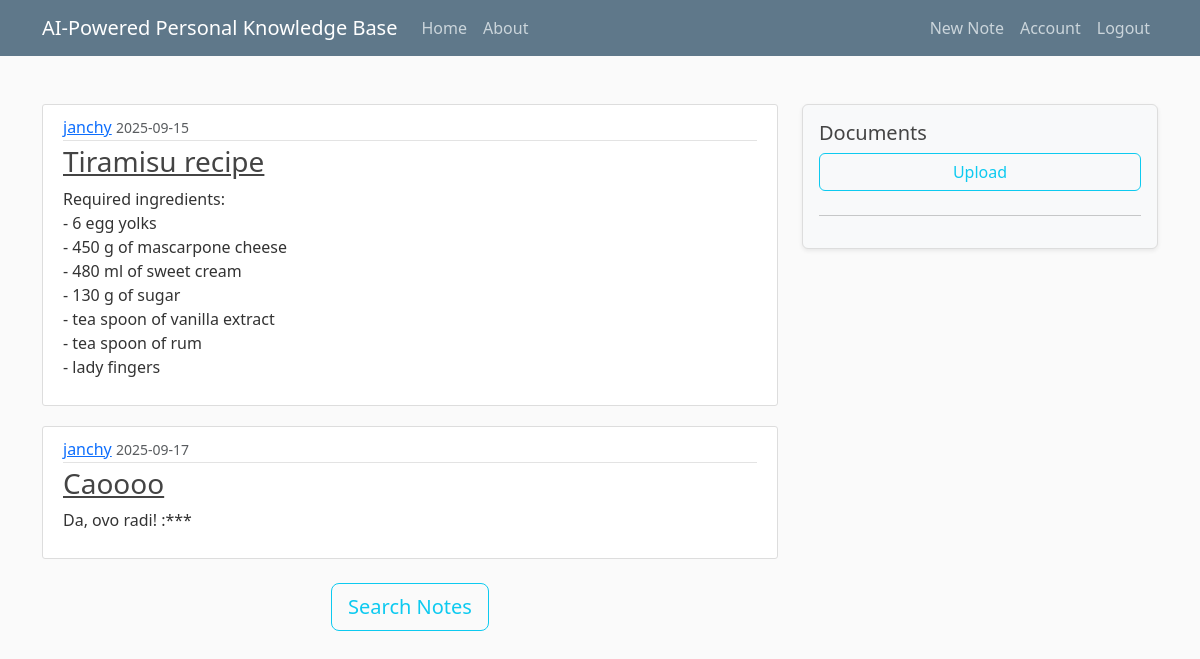
Screenshot of /home (signed in) with the database file from the repository.
### flaskapp/models/note.py (models this page shows, shortened)
class Note(db.Model, UserMixin):
    id = db.Column(db.Integer, primary_key=True)
    title = db.Column(db.String(100), nullable=False)
    date_posted = db.Column(db.DateTime, nullable=False, default=datetime.utcnow)
    content = db.Column(db.Text, nullable=False)
    user_id = db.Column(db.Integer, db.ForeignKey('user.id'), nullable=False)

### flaskapp/models/user.py (models this page shows, shortened)
class User(db.Model, UserMixin):
    id = db.Column(db.Integer, primary_key=True)
    username = db.Column(db.String(20), unique=True, nullable=False)
    email = db.Column(db.String(120), unique=True, nullable=False)
    password = db.Column(db.String(60), nullable=False)
    notes = db.relationship('Note', backref='author', lazy=True)

### flaskapp/main/routes.py (the view)
@main.route("/")
@main.route("/home")
def home():
    notes = Note.query.all()
    form = UploadForm() if current_user.is_authenticated else None
    documents = Document.query.filter_by(user_id=current_user.id).all() if current_user.is_authenticated else []
    return render_template('home.html', notes=notes, form=form, documents=documents)

### flaskapp/models/user.py (called while the page is built)
@login_manager.user_loader
def load_user(user_id):
    return User.query.get(int(user_id))

### flaskapp/templates/home.html
{% extends "layout.html" %}
{% block content %}
    {% for note in notes %}
        <article class="media content-section">
          <div class="media-body">
            <div class="article-metadata">
              <a class="mr-2" href="#">{{ note.author.username }}</a>
              <small class="text-muted">{{ note.date_posted.strftime('%Y-%m-%d') }}</small>
            </div>
            <h3><a class="article-title" href="{{ url_for('notes.note', note_id=note.id) }}">{{ note.title }}</a></h3>
            <p class="article-content">{{ note.content }}</p>
          </div>
        </article>
    {% endfor %}
    <div class="mt-4 text-center">
        <a href="{{ url_for('notes.list_notes') }}" class="btn btn-outline-info btn-lg">Search Notes</a>
    </div>
{% endblock content %}

### flaskapp/templates/layout.html (shortened to what this page needs)
<!DOCTYPE html>
<html lang="en">
  <head>
    <link href="https://cdn.jsdelivr.net/npm/bootstrap@5.3.3/dist/css/bootstrap.min.css" rel="stylesheet">
    <link rel="stylesheet" type="text/css" href="{{ url_for('static', filename='main.css') }}">
  </head>
  <body>
    <header class="site-header">
      <nav class="navbar navbar-expand-md navbar-dark bg-steel fixed-top">
        <div class="container">
          <a class="navbar-brand" href="{{ url_for('main.home') }}">
            AI-Powered Personal Knowledge Base
          </a>
          <div class="collapse navbar-collapse" id="navbarToggle">
            <div class="navbar-nav me-auto">
              <a class="nav-item nav-link" href="{{ url_for('main.home') }}">Home</a>
              <a class="nav-item nav-link" href="{{ url_for('main.about') }}">About</a>
            </div>
            <div class="navbar-nav">
              {% if current_user.is_authenticated %}
                <a class="nav-item nav-link" href="{{ url_for('notes.new_note') }}">New Note</a>
                <a class="nav-item nav-link" href="{{ url_for('users.account') }}">Account</a>
                <a class="nav-item nav-link" href="{{ url_for('users.logout') }}">Logout</a>
              {% else %}
                <a class="nav-item nav-link" href="{{ url_for('users.login') }}">Login</a>
                <a class="nav-item nav-link" href="{{ url_for('users.register') }}">Register</a>
              {% endif %}
            </div>
          </div>
        </div>
      </nav>
    </header>
    <main role="main" class="container mt-5 pt-4">
      <div class="row">
        <div class="col-md-8">
          {% block content %}{% endblock %}
        </div>
        <div class="col-md-4">
          <div class="content-section p-3 bg-light rounded shadow-sm">
            <h5>Documents</h5>
            {% if current_user.is_authenticated %}
              <button type="button" class="btn btn-outline-info w-100 mb-2" data-bs-toggle="modal" data-bs-target="#uploadModal">
                Upload
              </button>
              <hr>
            {% else %}
              <p>
                Want to upload documents?
                <a href="{{ url_for('users.login') }}" class="btn btn-outline-primary w-100">Login to Upload</a>
              </p>
            {% endif %}
          </div>
        </div>
      </div>
    </main>
  </body>
</html>

### flaskapp/static/main.css (style rules this page uses)
body { background: #fafafa; color: #333333; margin-top: 5rem; }
h1, h2, h3, h4, h5, h6 { color: #444444; }
.bg-steel { background-color: #5f788a; }
.site-header .navbar-nav .nav-link { color: #cbd5db; }
.content-section { background: #ffffff; padding: 10px 20px; border: 1px solid #dddddd; border-radius: 3px; margin-bottom: 20px; }
.article-title { color: #444444; }
.article-content { white-space: pre-line; }
.article-metadata { padding-bottom: 1px; margin-bottom: 4px; border-bottom: 1px solid #e3e3e3 }

### rows the page displays
Note: author.username "janchy", date_posted "2025-09-15", title "Tiramisu recipe", content "Required ingredients: - 6 egg yolks - 450 g of mascarpone cheese - 480 ml of sweet cream - 130 g of sugar - tea spoon of vanilla extract - tea spoon of rum - lady fingers"
Note: author.username "janchy", date_posted "2025-09-17", title "Caoooo", content "Da, ovo radi! :***"
